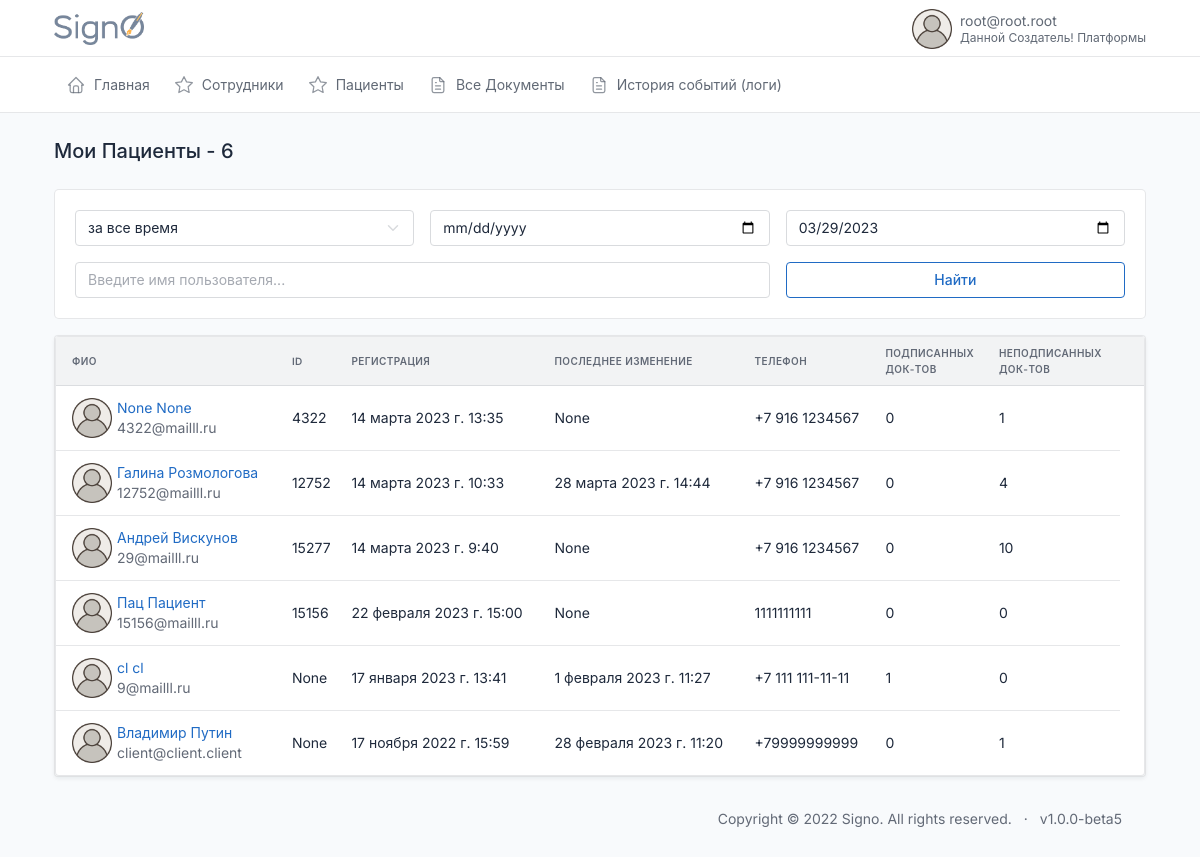
Before: /myclients/ (signed in) with the older database file.
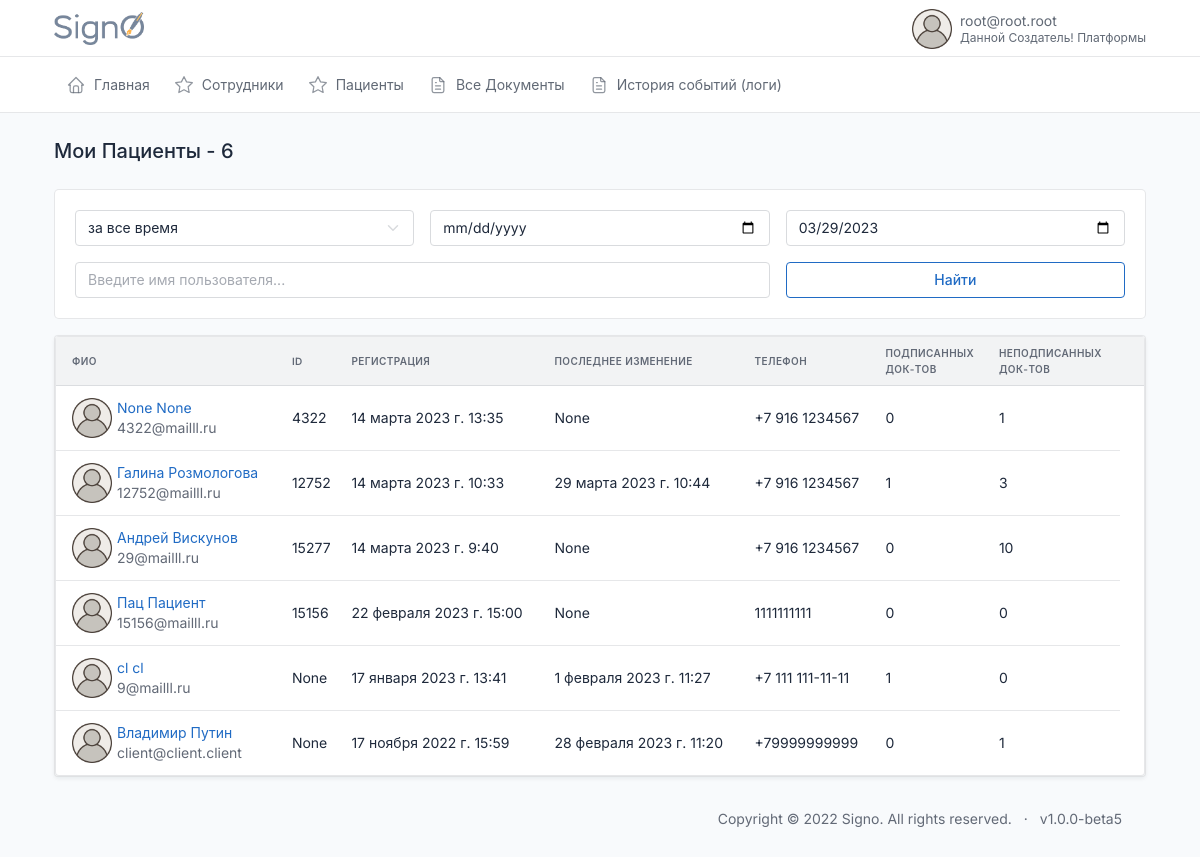
After: the same page with the newer database file.
### users/models.py (models this page shows, shortened)
class CustomUser(AbstractBaseUser, PermissionsMixin):
    email = models.EmailField(max_length=254, unique=True, verbose_name='Электронная почта')
    first_name = models.CharField(u"Имя", max_length=100, blank=True, null=True)
    last_name = models.CharField(u"Фамилия", max_length=100, blank=True, null=True)
    patronymic = models.CharField(u"Отчество", max_length=100, blank=True, null=True)
    pasport_series = models.CharField(max_length=12, blank=True, verbose_name='Серия паспорта')
    pasport_number = models.CharField(max_length=12, blank=True, verbose_name='Номер паспорта')
    addres = models.CharField(max_length=240, blank=True, verbose_name='Адрес пользователя')
    user_profile_id = models.IntegerField(blank=True, verbose_name='ID пользователя', null=True)
    phone = models.CharField(max_length=24, verbose_name='Телефон')
    uniq_id = models.CharField(unique=True, max_length=12, blank=True, null=True, verbose_name='Уникальный ID')
    photo = models.ImageField(
        upload_to='users/%Y/%m/%d/',
        blank=True,
        default='../static/images/default_avatar.png',
        verbose_name='Аватар')
    is_active = models.BooleanField(default=True, verbose_name='Активирован')
    is_admin = models.BooleanField(default=False, verbose_name='Администратор')
    is_staff = models.BooleanField(_('staff status'), default=False)
    is_superuser = models.BooleanField(_('super user'), default=False)
    date_joined = models.DateTimeField(u'date joined', blank=True, null=True, default=timezone.now)
    last_login = models.DateTimeField(u'last login', blank=True, null=True)
    groups = models.ManyToManyField(Group, blank=True, null=True, verbose_name='Группы', related_name='groups')
    user_permissions = models.ManyToManyField(Permission, blank=True, null=True, verbose_name='Разрешения', related_name='user_permissions')
    date_of_birthday = models.DateField(blank=True, null=True, verbose_name='Дата Рождения')
    ADMINISTRATOR = 'AD'
    DOCTOR = 'DO'
    CLIENT = 'CL'
    DIRECTOR = 'DI'
    TYPE_ROLE = [
        (ADMINISTRATOR, 'Администратор'),
        (DOCTOR, 'Врач'),
        (CLIENT, 'Клиент'),
        (DIRECTOR, 'Руководитель')
    ]
    type = models.CharField(max_length=6, choices=TYPE_ROLE, default=CLIENT, verbose_name='Тип пользователя')
    ban = models.BooleanField(default=False, verbose_name='Уволен')
    ban_date = models.DateTimeField(verbose_name='дата увольнения', blank=True, null=True)
    ecp = models.BooleanField(default=False, verbose_name='Наличие ЭЦП')
    USERNAME_FIELD = 'email'
    REQUIRED_FIELDS = []
    objects = CustomUserManager()
    class Meta:
        verbose_name='Пользователь'
        verbose_name_plural='Пользователи'

### index/views.py (the view)
# urls.py: path('myclients/', myclients, name='myclients'),
def myclients(request):
    all_users = CustomUser.objects.filter(
            Q(recipient__sender=request.user) | Q(recipient__founder=request.user))
    all_users = annotate_users_with_number_of_signed_docs(
                                            all_users,
                                            'recipient__recipient_status')
    users = search_users(request, all_users)
    context = {
        'title': f'Мои Пациенты - {all_users.count()}',
        'users': users,
    }
    return render(request, 'index/myclients.html', context=context)

### users/services.py (called while the page is built, shortened)
def search_users(request, all_users):
    search_name = request.GET.get('search')
    period = request.GET.get('period')
    user_type = request.GET.get('user_type')
    if period:
        start_date, end_date = get_dates(period, all_users)
        all_users = all_users.filter(date_joined__range=[start_date, end_date])
    if user_type:
        all_users = all_users.filter(type=user_type)
    sort_filter = request.GET.get('sort')
    if sort_filter:
        all_users = all_users.order_by(sort_filter)
    else:
        all_users = all_users.order_by('-date_joined')
    return all_users

### index/templates/index/myclients.html
{%extends 'index.html'%}
{%block content%}
{% include 'common/_info_box_users.html' %}
<div class="col-12">
                <div class="card">
                  {% include 'common/_clients_table.html' %}
                </div>
              </div>
{%endblock%}

### templates/common/_clients_table.html (shortened to what this page needs)
{% load static %}
{% load extra_tags %}
<div class="col-12">
    <div class="card">
      <div class="table-responsive">
        <table class="table table-vcenter card-table">
          <thead>
            <tr>
              <th id="th-last_name" class='sortable-table-header' onclick="filterByField('last_name')">ФИО</th>
              <th id="th-id" class='sortable-table-header' onclick="filterByField('id')">ID
              </th>
              <th id="th-date_joined" class='sortable-table-header' onclick="filterByField('date_joined')">Регистрация</th>
              <th id="th-last_login" class='sortable-table-header' onclick="filterByField('last_login')">Последнее изменение</th>
              {% if request.user.type != 'DO' %}
                <th>Телефон</th>
              {% endif %}
              <th id="th-signed_docs" class='sortable-table-header' onclick="filterByField('signed_docs')">Подписанных<br> док-тов</th>
              <th id="th-not_signed_docs" class='sortable-table-header' onclick="filterByField('not_signed_docs')">Неподписанных<br> док-тов</th>
              <th class="w-1"></th>
            </tr>
          </thead>
          <tbody class="lazy-loading-users">
          {% for user in users %}
          <tr class="lazy-row-users">
              <td>
                <div class="d-flex py-1 align-items-center">
                  {% if user.photo %}
                    <img width=40px height=40px src="{{user.photo.url}}" style="margin-right:5px">
                  {% endif %}
                <div class="flex-fill">
                      {% if request.user.type != 'DO' %}
                        <a href="{%url 'user' user.id%}"><div class="font-weight-medium">{{user.first_name}} {{user.last_name}}</div></a>
                      {% else %}
                        <div class="font-weight-medium">{{user.first_name}} {{user.last_name}}</div>
                      {% endif %}
                    <div class="text-muted">{{user.email}}</div>
                  </div>
                </div>
              </td>
              <td>
                <div>{{ user.uniq_id }}</div>
              </td>
              <td>
                <div>{{ user.date_joined }}</div>
              </td>
              <td>
                <div>{{ user.last_login }}</div>
              </td>
              {% if request.user.type != 'DO' %}
              <td>
                <div>{{ user.phone }}</div>
              </td>
              {% endif %}
              <td>
                <div>{{ user.signed_docs }}</div>
              </td>
              <td>
                <div>{{ user.not_signed_docs }}</div>
              </td>
            </tr>
          {% endfor %}
          </tbody>
        </table>
      </div>
    </div>
  </div>

Changed rows visible on the page:
changed CustomUser "Галина": last_login "28 марта 2023 г. 14:44" → "29 марта 2023 г. 10:44"; signed_docs "0" → "1"; not_signed_docs "4" → "3"
